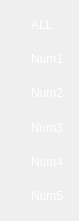
  <widget class="QWidget" name="verticalLayoutWidget_2">
   <property name="geometry">
    <rect>
     <x>10</x>
     <y>20</y>
     <width>73</width>
     <height>221</height>
    </rect>
   </property>
   <layout class="QVBoxLayout" name="robot_choose">
    <item>
     <widget class="QRadioButton" name="radioButton">
      <property name="sizePolicy">
       <sizepolicy hsizetype="Expanding" vsizetype="Expanding">
        <horstretch>0</horstretch>
        <verstretch>0</verstretch>
       </sizepolicy>
      </property>
      <property name="focusPolicy">
       <enum>Qt::NoFocus</enum>
      </property>
      <property name="styleSheet">
       <string notr="true">QRadioButton{color:rgb(255,255,255); background:transparent}</string>
      </property>
      <property name="text">
       <string>ALL</string>
      </property>
     </widget>
    </item>
    <item>
     <widget class="QRadioButton" name="radioButton_1">
      <property name="sizePolicy">
       <sizepolicy hsizetype="Expanding" vsizetype="Expanding">
        <horstretch>0</horstretch>
        <verstretch>0</verstretch>
       </sizepolicy>
      </property>
      <property name="focusPolicy">
       <enum>Qt::NoFocus</enum>
      </property>
      <property name="layoutDirection">
       <enum>Qt::LeftToRight</enum>
      </property>
      <property name="styleSheet">
       <string notr="true">QRadioButton{color:rgb(255,255,255); background:transparent}</string>
      </property>
      <property name="text">
       <string>Num1</string>
      </property>
     </widget>
    </item>
    <item>
     <widget class="QRadioButton" name="radioButton_2">
      <property name="sizePolicy">
       <sizepolicy hsizetype="Expanding" vsizetype="Expanding">
        <horstretch>0</horstretch>
        <verstretch>0</verstretch>
       </sizepolicy>
      </property>
      <property name="focusPolicy">
       <enum>Qt::NoFocus</enum>
      </property>
      <property name="styleSheet">
       <string notr="true">QRadioButton{color:rgb(255,255,255); background:transparent}</string>
      </property>
      <property name="text">
       <string>Num2</string>
      </property>
     </widget>
    </item>
    <item>
     <widget class="QRadioButton" name="radioButton_3">
      <property name="sizePolicy">
       <sizepolicy hsizetype="Expanding" vsizetype="Expanding">
        <horstretch>0</horstretch>
        <verstretch>0</verstretch>
       </sizepolicy>
      </property>
      <property name="focusPolicy">
       <enum>Qt::NoFocus</enum>
      </property>
      <property name="styleSheet">
       <string notr="true">QRadioButton{color:rgb(255,255,255); background:transparent}</string>
      </property>
      <property name="text">
       <string>Num3</string>
      </property>
     </widget>
    </item>
    <item>
     <widget class="QRadioButton" name="radioButton_4">
      <property name="sizePolicy">
       <sizepolicy hsizetype="Expanding" vsizetype="Expanding">
        <horstretch>0</horstretch>
        <verstretch>0</verstretch>
       </sizepolicy>
      </property>
      <property name="focusPolicy">
       <enum>Qt::NoFocus</enum>
      </property>
      <property name="styleSheet">
       <string notr="true">QRadioButton{
color:rgb(255,255,255); 
background:transparent;
}</string>
      </property>
      <property name="text">
       <string>Num4</string>
      </property>
     </widget>
    </item>
    <item>
     <widget class="QRadioButton" name="radioButton_5">
      <property name="sizePolicy">
       <sizepolicy hsizetype="Expanding" vsizetype="Expanding">
        <horstretch>0</horstretch>
        <verstretch>0</verstretch>
       </sizepolicy>
      </property>
      <property name="focusPolicy">
       <enum>Qt::NoFocus</enum>
      </property>
      <property name="styleSheet">
       <string notr="true">QRadioButton{color:rgb(255,255,255); background:transparent}</string>
      </property>
      <property name="text">
       <string>Num5</string>
      </property>
     </widget>
    </item>
   </layout>
  </widget>
